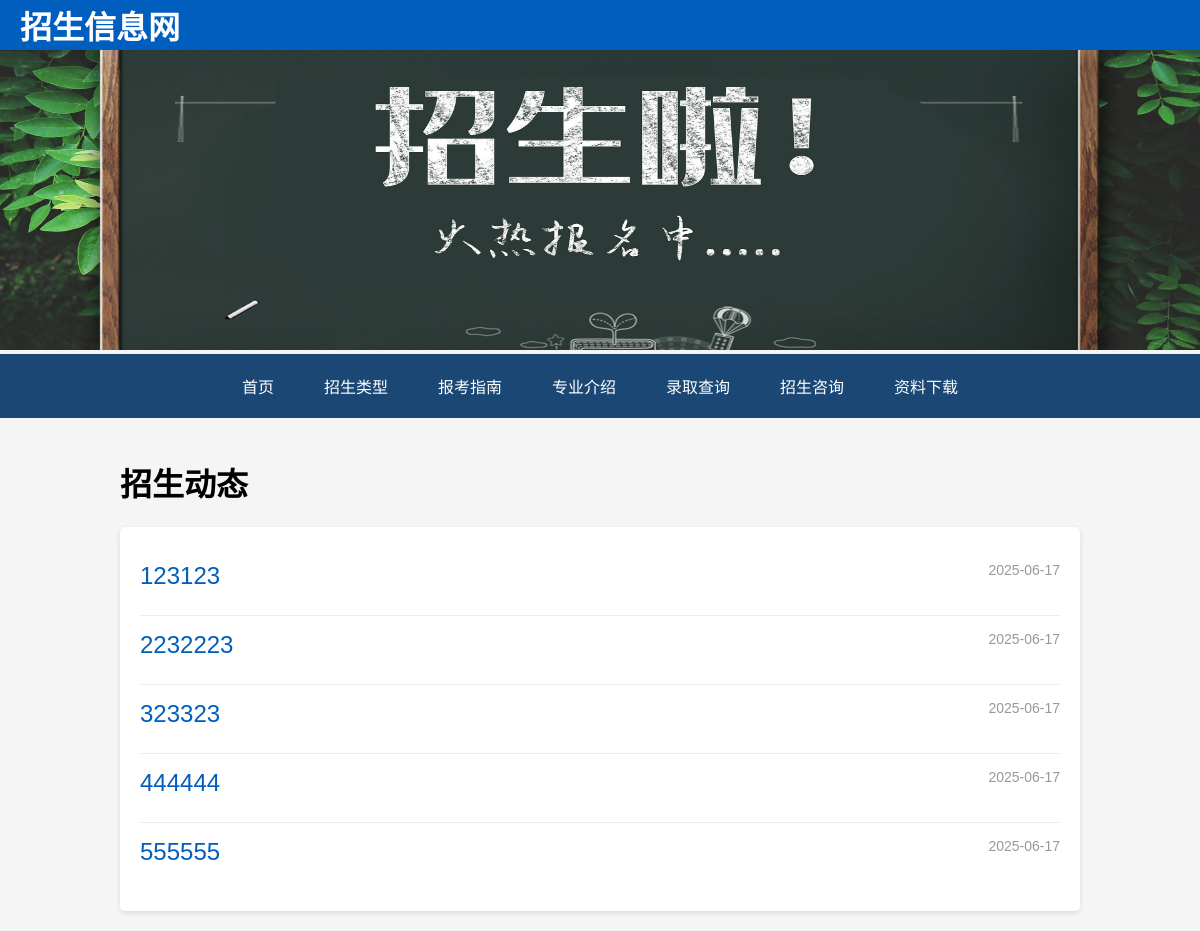
Page /news.php on the committed database.
### tables this page shows
CREATE TABLE IF NOT EXISTS `news` (
  `id` int NOT NULL AUTO_INCREMENT,
  `title` varchar(100) NOT NULL COMMENT '新闻标题',
  `content` text NOT NULL COMMENT '新闻内容',
  `publish_date` date NOT NULL COMMENT '发布日期',
  `created_at` timestamp NULL DEFAULT CURRENT_TIMESTAMP,
  PRIMARY KEY (`id`)
);

### news.php (the view, shortened to what this page needs)
<?php
$servername = "localhost";
$username = "root";
$password = "";
$dbname = "admission";
$conn = new mysqli($servername, $username, $password, $dbname);
$sql = "SELECT id, title, publish_date FROM news ORDER BY publish_date DESC";
$result = $conn->query($sql);
?>
<!DOCTYPE html>
<html lang="zh-CN">
<head>
    <link rel="stylesheet" href="style.css">
</head>
<body>
<div class="header">
        <h1>招生信息网</h1>
    </div>
    <img class="banner" src="banner.jpg" alt="Banner">
        <div class="nav-tabs">
            <a href="index.php">首页</a>
            <a href="query.php">招生类型</a>
            <a href="https://zs.ldpoly.edu.cn/home/index/ListPage.html?catalogueId=90a12e6756cb4f4ebc4d251a58d60245">报考指南</a>
            <a href="https://zs.ldpoly.edu.cn/home/index/ListPage.html?catalogueId=faa806f9b8af4d80bbb8db81b227ce8c">专业介绍</a>
            <a href="query.php">录取查询</a>
            <a href="consult.php">招生咨询</a>
            <a href="https://zs.ldpoly.edu.cn/home/index/ListPage.html?catalogueId=9353c230ece24af98ebcfb17c6239f6b">资料下载</a>
        </div>
    <div class="container">
        <h1>招生动态</h1>
        <div class="news-list">
            <?php
            if ($result->num_rows > 0) {
                while($row = $result->fetch_assoc()) {
                    echo '<a href="news-detail.php?id='.$row['id'].'" class="news-item">';
                    echo '<span class="news-title">'.$row['title'].'</span>';
                    echo '<span class="news-date">'.$row['publish_date'].'</span>';
                    echo '</a>';
                }
            } else {
                echo '<div class="news-item">暂无新闻</div>';
            }
            ?>
        </div>
    </div>
</body>
</html>

### style.css (style rules this page uses)
body { margin: 0; font-family: 'Microsoft YaHei', sans-serif; }
.header { background-color: #005EBE; height: 50px; display: flex; align-items: center; padding-left: 20px; color: white; }
.banner { width: 100%; height: 300px; }
.nav-tabs { display: flex; justify-content: center; background-color: rgb(26, 71, 116); padding: 10px 0; }
.nav-tabs a { color: white; text-decoration: none; padding: 10px 20px; margin: 0 5px; }
.container { width: 80%; margin: 0 auto; padding: 20px 0; }
.news-title { font-size: 24px; margin-bottom: 10px; color: #005EBE; }
.news-date { color: #999; margin-bottom: 20px; font-size: 14px; }

### news.php (style rules this page uses)
body { font-family: 'Microsoft YaHei', sans-serif; margin: 0; padding: 0; background-color: #f5f5f5; }
.container { width: 80%; margin: 0 auto; padding: 20px; }
.news-list { background-color: white; border-radius: 5px; padding: 20px; box-shadow: 0 2px 5px rgba(0,0,0,0.1); }
.news-item { display: flex; justify-content: space-between; padding: 15px 0; border-bottom: 1px solid #eee; }
.news-item:last-child { border-bottom: none; }
.news-title { color: #333; font-size: 16px; }
.news-date { color: #999; font-size: 14px; }
a { text-decoration: none; color: inherit; }

### rows in the picture
news: title "123123", publish_date "2025-06-17"
news: title "2232223", publish_date "2025-06-17"
news: title "323323", publish_date "2025-06-17"
news: title "444444", publish_date "2025-06-17"
news: title "555555", publish_date "2025-06-17"
